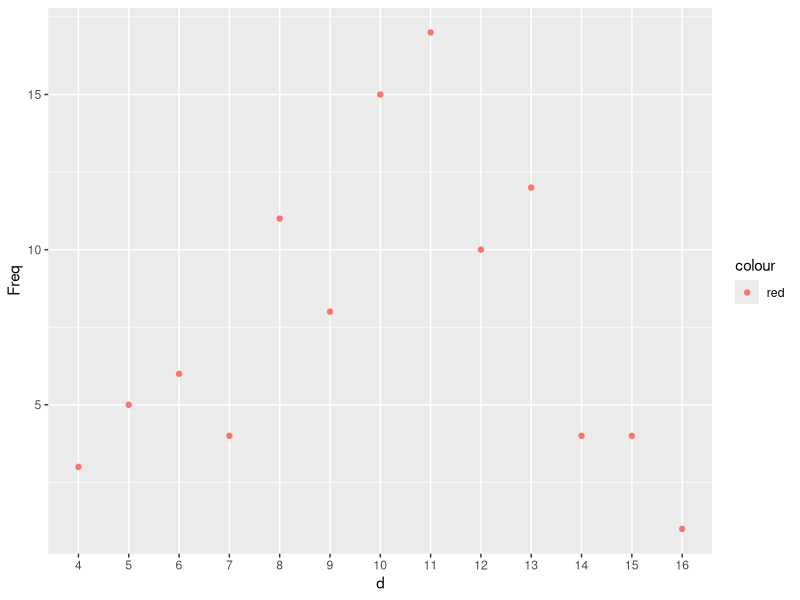

The R script that drew this image:
  library(igraph)
  make_random <-function(num,prob)
  {
    G = make_empty_graph(n=num)
    for(i in 1:(num-1))
    {
      for(j in (i+1):num)
      {
        r=runif(1)
        if(r<=prob){
          G=G+edge(i,j)
        }
      }
    }
    return (G)
  }
  G=make_random(100,0.1)
  #plot(G)
  #t = table(degree(G))
  library(ggplot2)
  d=degree(G)
  d.degree.histogram <- as.data.frame(table(d))
  ggplot(d.degree.histogram,aes(x=d,y=Freq,color="red"))+geom_point()
  
  